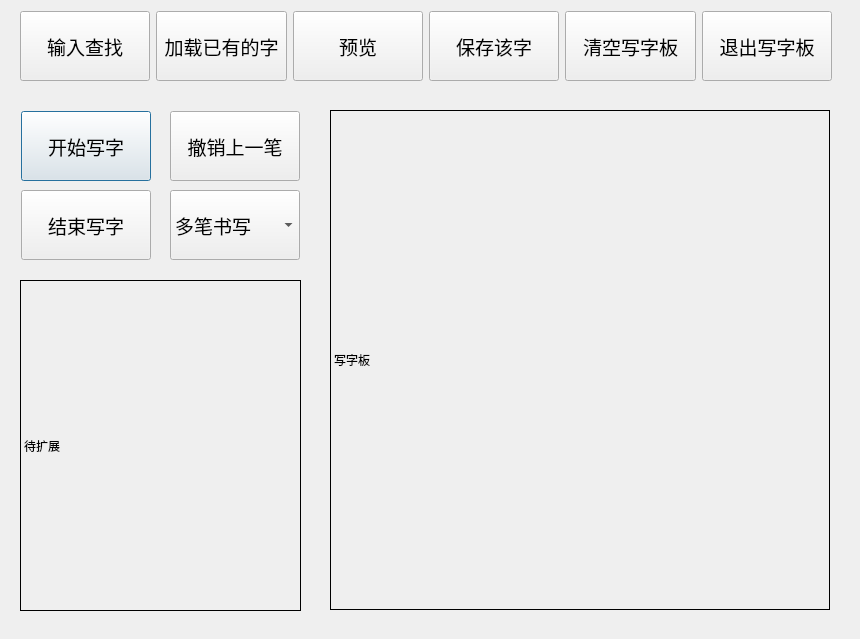
<?xml version="1.0" encoding="UTF-8"?>
<ui version="4.0">
 <class>Write_Board</class>
 <widget class="QDialog" name="Write_Board">
  <property name="geometry">
   <rect>
    <x>0</x>
    <y>0</y>
    <width>860</width>
    <height>639</height>
   </rect>
  </property>
  <property name="windowTitle">
   <string>写字板</string>
  </property>
  <property name="autoFillBackground">
   <bool>false</bool>
  </property>
  <widget class="QLabel" name="label">
   <property name="geometry">
    <rect>
     <x>330</x>
     <y>110</y>
     <width>500</width>
     <height>500</height>
    </rect>
   </property>
   <property name="focusPolicy">
    <enum>Qt::NoFocus</enum>
   </property>
   <property name="autoFillBackground">
    <bool>true</bool>
   </property>
   <property name="frameShape">
    <enum>QFrame::Box</enum>
   </property>
   <property name="text">
    <string>写字板</string>
   </property>
  </widget>
  <widget class="QPushButton" name="pushButton_7">
   <property name="geometry">
    <rect>
     <x>21</x>
     <y>111</y>
     <width>130</width>
     <height>70</height>
    </rect>
   </property>
   <property name="minimumSize">
    <size>
     <width>130</width>
     <height>70</height>
    </size>
   </property>
   <property name="font">
    <font>
     <pointsize>14</pointsize>
    </font>
   </property>
   <property name="focusPolicy">
    <enum>Qt::ClickFocus</enum>
   </property>
   <property name="text">
    <string>开始写字</string>
   </property>
  </widget>
  <widget class="QPushButton" name="pushButton_8">
   <property name="geometry">
    <rect>
     <x>170</x>
     <y>111</y>
     <width>130</width>
     <height>70</height>
    </rect>
   </property>
   <property name="minimumSize">
    <size>
     <width>130</width>
     <height>70</height>
    </size>
   </property>
   <property name="font">
    <font>
     <pointsize>14</pointsize>
    </font>
   </property>
   <property name="focusPolicy">
    <enum>Qt::ClickFocus</enum>
   </property>
   <property name="text">
    <string>撤销上一笔</string>
   </property>
  </widget>
  <widget class="QComboBox" name="comboBox">
   <property name="geometry">
    <rect>
     <x>170</x>
     <y>190</y>
     <width>130</width>
     <height>70</height>
    </rect>
   </property>
   <property name="font">
    <font>
     <pointsize>14</pointsize>
    </font>
   </property>
   <item>
    <property name="text">
     <string>多笔书写</string>
    </property>
   </item>
   <item>
    <property name="text">
     <string>连笔书写</string>
    </property>
   </item>
  </widget>
  <widget class="QPushButton" name="pushButton_9">
   <property name="geometry">
    <rect>
     <x>21</x>
     <y>190</y>
     <width>130</width>
     <height>70</height>
    </rect>
   </property>
   <property name="minimumSize">
    <size>
     <width>130</width>
     <height>70</height>
    </size>
   </property>
   <property name="font">
    <font>
     <pointsize>14</pointsize>
    </font>
   </property>
   <property name="focusPolicy">
    <enum>Qt::ClickFocus</enum>
   </property>
   <property name="text">
    <string>结束写字</string>
   </property>
  </widget>
  <widget class="QLabel" name="label_2">
   <property name="geometry">
    <rect>
     <x>20</x>
     <y>280</y>
     <width>281</width>
     <height>331</height>
    </rect>
   </property>
   <property name="frameShape">
    <enum>QFrame::Box</enum>
   </property>
   <property name="text">
    <string>待扩展</string>
   </property>
  </widget>
  <widget class="QWidget" name="layoutWidget">
   <property name="geometry">
    <rect>
     <x>20</x>
     <y>10</y>
     <width>812</width>
     <height>72</height>
    </rect>
   </property>
   <property name="focusPolicy">
    <enum>Qt::ClickFocus</enum>
   </property>
   <layout class="QHBoxLayout" name="horizontalLayout">
    <item>
     <widget class="QPushButton" name="pushButton">
      <property name="minimumSize">
       <size>
        <width>130</width>
        <height>70</height>
       </size>
      </property>
      <property name="font">
       <font>
        <pointsize>14</pointsize>
       </font>
      </property>
      <property name="focusPolicy">
       <enum>Qt::ClickFocus</enum>
      </property>
      <property name="text">
       <string>输入查找</string>
      </property>
     </widget>
    </item>
    <item>
     <widget class="QPushButton" name="pushButton_2">
      <property name="minimumSize">
       <size>
        <width>130</width>
        <height>70</height>
       </size>
      </property>
      <property name="font">
       <font>
        <pointsize>14</pointsize>
       </font>
      </property>
      <property name="focusPolicy">
       <enum>Qt::ClickFocus</enum>
      </property>
      <property name="text">
       <string>加载已有的字</string>
      </property>
     </widget>
    </item>
    <item>
     <widget class="QPushButton" name="pushButton_3">
      <property name="minimumSize">
       <size>
        <width>130</width>
        <height>70</height>
       </size>
      </property>
      <property name="font">
       <font>
        <family>Sans Serif</family>
        <pointsize>14</pointsize>
       </font>
      </property>
      <property name="focusPolicy">
       <enum>Qt::ClickFocus</enum>
      </property>
      <property name="text">
       <string>预览</string>
      </property>
     </widget>
    </item>
    <item>
     <widget class="QPushButton" name="pushButton_4">
      <property name="minimumSize">
       <size>
        <width>130</width>
        <height>70</height>
       </size>
      </property>
      <property name="font">
       <font>
        <pointsize>14</pointsize>
       </font>
      </property>
      <property name="focusPolicy">
       <enum>Qt::ClickFocus</enum>
      </property>
      <property name="text">
       <string>保存该字</string>
      </property>
     </widget>
    </item>
    <item>
     <widget class="QPushButton" name="pushButton_5">
      <property name="minimumSize">
       <size>
        <width>130</width>
        <height>70</height>
       </size>
      </property>
      <property name="font">
       <font>
        <pointsize>14</pointsize>
       </font>
      </property>
      <property name="focusPolicy">
       <enum>Qt::ClickFocus</enum>
      </property>
      <property name="text">
       <string>清空写字板</string>
      </property>
     </widget>
    </item>
    <item>
     <widget class="QPushButton" name="pushButton_6">
      <property name="minimumSize">
       <size>
        <width>130</width>
        <height>70</height>
       </size>
      </property>
      <property name="font">
       <font>
        <pointsize>14</pointsize>
       </font>
      </property>
      <property name="focusPolicy">
       <enum>Qt::ClickFocus</enum>
      </property>
      <property name="text">
       <string>退出写字板</string>
      </property>
     </widget>
    </item>
   </layout>
  </widget>
 </widget>
 <resources/>
 <connections/>
</ui>
